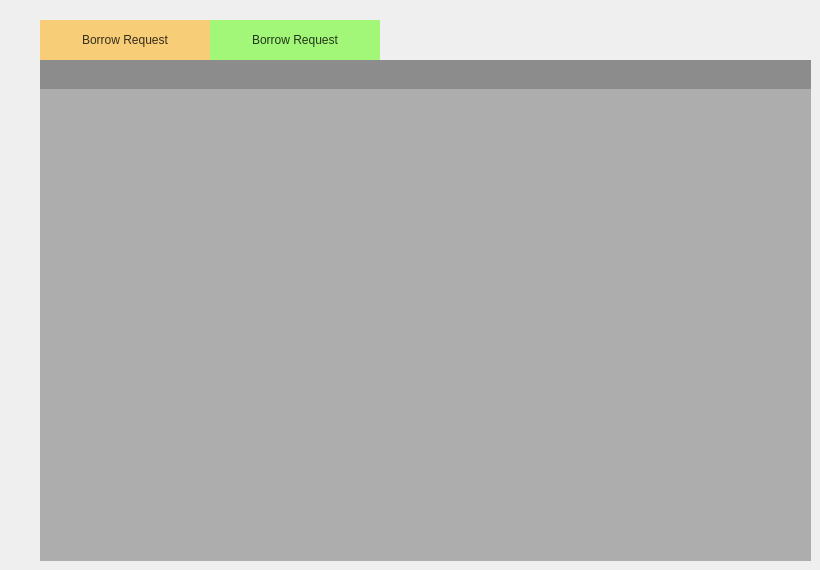
     <widget class="QWidget" name="request_tab">
      <attribute name="title">
       <string>3</string>
      </attribute>
      <widget class="QTableView" name="mail_view">
       <property name="geometry">
        <rect>
         <x>40</x>
         <y>60</y>
         <width>771</width>
         <height>501</height>
        </rect>
       </property>
       <property name="styleSheet">
        <string notr="true">QTableView {
    color: white;
	gridline-color: white;
    background-color: rgba(108, 108, 108, 128);
	alternate-background-color: rgb(64, 64, 64);
    selection-color: white;
    selection-background-color:rgba(255, 255, 255, 128);
    border: 0px;
    border-radius: 0px;
}
QTableView::selection:hover
{	
	background-color: rgba(255, 255, 255, 128);
}
QHeaderView
{
	color: white;
	/*ont: bold 10pt;*/
	background-color: rgba(108, 108, 108, 128);
	border: 0px solid rgb(144, 144, 144);
	border:0px solid rgb(191,191,191);
	border-left-color: rgba(255, 255, 255, 0);
	border-top-color: rgba(255, 255, 255, 0);
	border-radius:0px;
	min-height:29px;
}
QHeaderView::section
{
	color: white;
	/*ont: bold 10pt;*/
	background-color: rgba(108, 108, 108, 128);
	border:0px solid rgb(191,191,191);
	border-radius:0px;
	min-height:29px;
}
QScrollBar:vertical
{
    width:3px;
    background:rgb(158, 158, 158);
    margin:0px,0px,0px,0px;
    padding-top:0px; 
    padding-bottom:0px;
}
QScrollBar::handle:vertical
{
    width:3px;
    background:rgb(144, 144, 144);
    border-radius:2px;  
    min-height:20;
}
QScrollBar::handle:vertical:hover
{
    width:5px;
    background:rgba(0,0,0,50%); 
    border-radius:2px;
    min-height:20;
}
QScrollBar::add-line:vertical   
{
    height:0px;width:0px;
    subcontrol-position:bottom;
}
QScrollBar::sub-line:vertical   
{
    height:0px;width:0px;
    subcontrol-position:top;
}
QScrollBar:horizontal
{
    height:3px;
    background:rgb(158, 158, 158);
    margin:0px,0px,0px,0px;
    padding-left:0px; 
    padding-right:0px;
}
QScrollBar::handle:horizontal
{
    height:3px;
    background:rgb(144, 144, 144);
    border-radius:2px;  
}
QScrollBar::handle:horizontal:hover
{
    height:5px;
    background:rgba(0,0,0,50%); 
    border-radius:2px;
}
QScrollBar::add-line:horizontal   
{
    height:0px;width:0px;
    subcontrol-position:right;
}
QScrollBar::sub-line:horizontal   
{
    height:0px;width:0px;
    subcontrol-position:left;
}
</string>
       </property>
       <property name="editTriggers">
        <set>QAbstractItemView::NoEditTriggers</set>
       </property>
       <property name="alternatingRowColors">
        <bool>true</bool>
       </property>
       <property name="showGrid">
        <bool>false</bool>
       </property>
       <property name="gridStyle">
        <enum>Qt::NoPen</enum>
       </property>
      </widget>
      <widget class="QPushButton" name="pushButton_14">
       <property name="geometry">
        <rect>
         <x>40</x>
         <y>20</y>
         <width>170</width>
         <height>40</height>
        </rect>
       </property>
       <property name="styleSheet">
        <string notr="true">QPushButton
{
	background-color: rgba(255, 170, 0, 50%);
	font: 75 14pt &quot;Century Gothic&quot;;
	color: rgba(0, 0, 0, 200);
	border-radius:0px;
}
QPushButton:hover
{
	background-color: rgba(255, 170, 0, 20%);
}</string>
       </property>
       <property name="text">
        <string>Borrow Request</string>
       </property>
      </widget>
      <widget class="QPushButton" name="pushButton_15">
       <property name="geometry">
        <rect>
         <x>210</x>
         <y>20</y>
         <width>170</width>
         <height>40</height>
        </rect>
       </property>
       <property name="styleSheet">
        <string notr="true">QPushButton
{
	background-color: rgba(85, 255, 0, 50%);
	font: 75 14pt &quot;Century Gothic&quot;;
	color: rgba(0, 0, 0, 200);
	border-radius:0px;
}
QPushButton:hover
{
	background-color: rgba(85, 255, 0, 40%);;
}
	</string>
       </property>
       <property name="text">
        <string>Borrow Request</string>
       </property>
      </widget>
     </widget>
